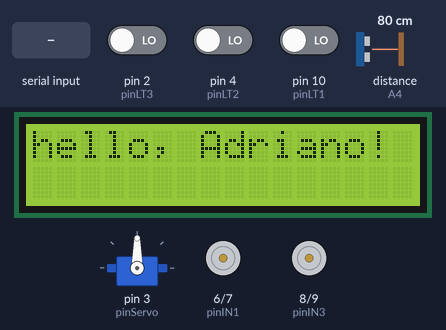
A sketch run on a simulated Arduino Uno, built with avr-gcc and run on an emulated ATmega328P. Parts: 16×2 character LCD, servo, motor-driver pin pairs drawn as motors (green arrow = first pin HIGH = forward, orange = second pin HIGH = backward, longer = more drive, scaled by the enable pin). Wiring (inferred from the names in the program): ultrasonic range finder: trigger A5; echo A4. Inputs (shaded band) come from the test bench; at power-on: distance to the obstacle (sensor on A4) 80 cm, pin 2 (pinLT3) LOW, pin 4 (pinLT2) LOW, pin 10 (pinLT1) LOW. The echo pulse lasts 58.3 µs per cm.

Above: at 1.2 s.
1.3 s: distance to the obstacle (sensor on A4) set to 34 cm
2.8 s: distance to the obstacle (sensor on A4) set to 27 cm
At 3.7 s:
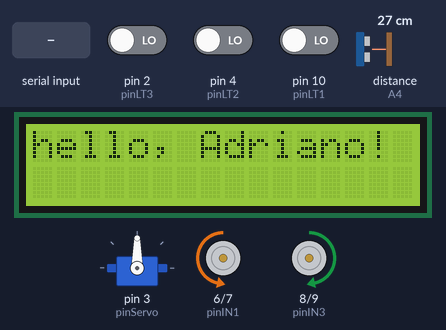
5.4 s: distance to the obstacle (sensor on A4) set to 35 cm
At 5.4 s:
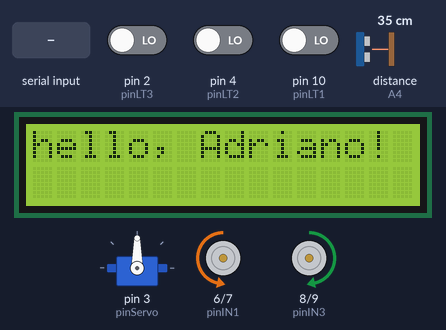
6.9 s: "f" received over Serial
At 7.8 s:
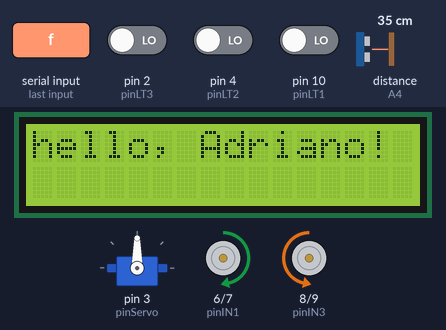
8.5 s: "l" received over Serial
At 8.72 s:
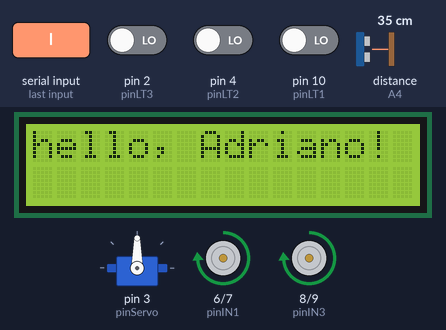
10.3 s: "r" received over Serial
At 10.45 s:
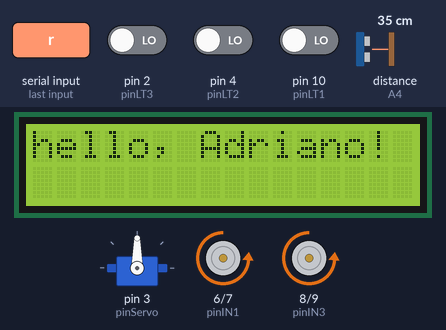
Timing chart, 0 to 13.0 s (numbered marks = the images above; inputs shaded):
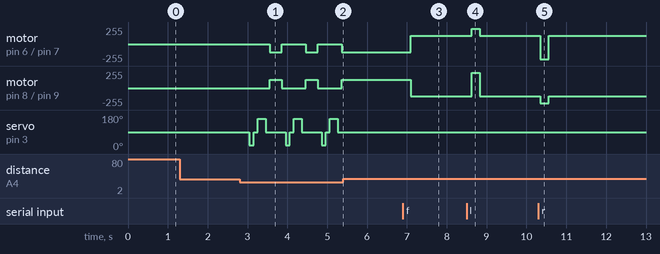

The sketch:

AdrianoRobotCar_v3.ino
```cpp
//LCD library
#include <Wire.h>
#include <LiquidCrystal_I2C.h>

#include <Servo.h>

//Motor variables
//Left
const int pinENB = 11;
const int pinIN3 = 8;
const int pinIN4 = 9;

//Right
const int pinENA = 5;
const int pinIN1 = 6;
const int pinIN2 = 7;

//Speed settings
const int speedDefault = 125, speedMax = 255, speedMin = 0, speedIncrement = 20;
volatile int speedCurrent = speedMin;
const int delayRightLeftTurns = 50;

//Bluetooth variables
char btNew, btCurrent;
const char btValidCommands[] = {'f','l','r','b','s','t','w','k','n'};
int isBT = 0;

//Servo variables
Servo myServo; // create servo object to control servo
int pinServo = 3;
const int servoMinAngle = 20, servoMaxAngle = 160;

//Ultrasonic variables
const int pinEcho = A4;
const int pinTrig = A5;
float tempC = 25. , humidity = .5;
float pingTime;
float speedSound = 0.; //meters per sec
float distance = 0.; //cm
const int minDistance= 30; //cm
int rightDistance = 0, leftDistance = 0, middleDistance = 0;

//Line tracking variables
const int pinLT1 = 10, pinLT2 = 4, pinLT3 = 2;
boolean signalLT1 = digitalRead(pinLT1);
boolean signalLT2 = digitalRead(pinLT2);
boolean signalLT3 = digitalRead(pinLT3);
volatile int isLineTracking = 0;

// initialize the library with the numbers of the interface pins
LiquidCrystal_I2C lcd(0x3F, 2, 1, 0, 4, 5, 6, 7, 3, POSITIVE);
const int lcdRowLength = 16;
const char* message[] = {"Ready", "Set", "GO!!"};
const int sizeOfMessage = sizeof(message)/sizeof(char *);

//Global variables
char currentDirection = 's';
const char validDirections[] = {'f','b','s'};
volatile int isChangeDirection = 0;


void setup() {
  Serial.begin(9600);

    // set up the LCD's number of columns and rows:
  lcd.begin(lcdRowLength, 2);
  // Print a message to the LCD.
  lcd.print("hello, Adriano!");

  myServo.attach(pinServo);
  pinMode(pinEcho, INPUT);
  pinMode(pinTrig, OUTPUT);

  pinMode(pinENB, OUTPUT);
  pinMode(pinIN3, OUTPUT);
  pinMode(pinIN4, OUTPUT);
  pinMode(pinENA, OUTPUT);
  pinMode(pinIN1, OUTPUT);
  pinMode(pinIN2, OUTPUT);

  mStop();
}

void loop() {
  checkObstacle();
  bluetoothRemote();
}

void bluetoothRemote(){
  btNew = Serial.read(); //The Bluetooth serial port to receive the data in the function
  delay(50);

    for(int i=0; i<sizeof(btValidCommands); i++){
      if(btNew == btValidCommands[i]) {
        ChangeDirection(btNew);

        btCurrent = btNew;
        break;
      }
    }

    btCurrent = commandToMotorAction(btCurrent);
}

char commandToMotorAction(char newCommand){

   switch(newCommand){
    case 'f':
      mForward();
      break;
    case 'l':
      mLeft();
      newCommand = currentDirection;
      break;
    case 'r':
      mRight();
      newCommand = currentDirection;
      break;
    case 'b':
      mBack();
      break;
    case 's':
      mStop();
      break;
    case 't':
      mFaster();
      newCommand = currentDirection;
      break;
    case 'w':
      mSlower();
      newCommand = currentDirection;
      break;
    case 'k':
      lineTracker();
      newCommand = currentDirection = 'k';
      break;
    case 'n':
      mStop();
      newCommand = currentDirection = 'f';
      break;
    default:
      break; //do nothing for now
  }

  return newCommand;
}

void ChangeDirection(char newCommand){
  //check if changing direction
  if(newCommand != currentDirection)
  {
    for(int i=0; i<sizeof(validDirections); i++){
      if(newCommand == validDirections[i]) {
        isChangeDirection = 1;
        mStop(); //stop before changing direction
        speedCurrent = speedDefault;
        currentDirection = newCommand;
        break;
      }
    }
  }else{
    mFaster();
    isChangeDirection = 0; }
}

void mForward(){
  if(speedCurrent == speedMin) { speedCurrent = speedDefault;}

  leftForward();
  rightForward();
}

void mLeft(){
  speedCurrent = (int)(speedMax*.9);
  leftBack();
  rightForward();
  delay(delayRightLeftTurns);
  speedCurrent = speedDefault;
}

void mRight(){
  speedCurrent = (int)(speedMax*.9);
  leftForward();
  rightBack();
  delay(delayRightLeftTurns);
  speedCurrent = speedDefault;
}

void mBack(){
  if(speedCurrent == speedMin) { speedCurrent = speedDefault;}

  leftBack();
  rightBack();
}

void mStop(){
  speedCurrent = speedMin;
  leftBrake();
  rightBrake();
}

void mFaster(){
  speedCurrent+=speedIncrement;
  if(speedCurrent>speedMax) {speedCurrent = speedMax;}
}

void mSlower(){
  speedCurrent-=speedIncrement;
  if(speedCurrent < speedMin) {mStop();}
}


float ultraSonicSensorDistance(){
  //tempC = thermistorCelcius();

  //create pulse
  digitalWrite(pinTrig, LOW);
  delayMicroseconds(2);
  digitalWrite(pinTrig, HIGH);
  delayMicroseconds(10);
  digitalWrite(pinTrig, LOW);

  pingTime = pulseIn(pinEcho, HIGH); //time that signal was returned in microseconds

  speedSound = 331.4 + (.606 * tempC) + (.0124 * humidity); //Speed of sound in meters per second
  distance = speedSound * pingTime/2. / pow(10,6) * 100.; //distance in millimeters

  return (int)distance;
}

void checkObstacle()
{
    myServo.write(90);//setservo position according to scaled value
    delay(100);
    middleDistance = ultraSonicSensorDistance();

    #ifdef send
    Serial.print("middleDistance=");
    Serial.println(middleDistance);
    #endif

    if(middleDistance<=minDistance)
    {
      mStop();
      delay(100);
      myServo.write(servoMinAngle);//10°-180°
      delay(100);
      rightDistance = ultraSonicSensorDistance();

      #ifdef send
      Serial.print("rightDistance=");
      Serial.println(rightDistance);
      #endif

      myServo.write(90);
      delay(100);
      myServo.write(servoMaxAngle);
      delay(100);
      leftDistance = ultraSonicSensorDistance();

      #ifdef send
      Serial.print("leftDistance=");
      Serial.println(leftDistance);
      #endif

      delay(100);
      myServo.write(90);
      delay(100);

      if( rightDistance<=minDistance && leftDistance<=minDistance ){
        mBack();
        delay(200);
      }
      else if(rightDistance>leftDistance)
      {
        mRight();
      }
      else if(rightDistance<leftDistance)
      {
        mLeft();
      }
      else
      {
        mForward();
        delay(100);
      }

      checkObstacle();
    }
    //else
    //    mForward();
}

void lineTracker(){
  if(signalLT2){
    mForward();
  }else if(signalLT1){
    mLeft();
    while(signalLT1);
  }else if(signalLT3){
    mRight();
    while(signalLT1);
  }else{
    mForward();
  }
}

void leftBrake(){
  analogWrite(pinENB, speedCurrent);
  digitalWrite(pinIN3, LOW);
  digitalWrite(pinIN4, LOW);
}

void rightBrake(){
  analogWrite(pinENA, speedCurrent);
  digitalWrite(pinIN1, LOW);
  digitalWrite(pinIN2, LOW);
}

void leftForward(){
  analogWrite(pinENB, speedCurrent);
  digitalWrite(pinIN3, LOW);
  digitalWrite(pinIN4, HIGH);
}

void rightForward(){
  analogWrite(pinENA, speedCurrent);
  digitalWrite(pinIN1, HIGH);
  digitalWrite(pinIN2, LOW);
}

void leftBack(){
  analogWrite(pinENB, speedCurrent);
  digitalWrite(pinIN3, HIGH);
  digitalWrite(pinIN4, LOW);
}

void rightBack(){
  analogWrite(pinENA, speedCurrent);
  digitalWrite(pinIN1, LOW);
  digitalWrite(pinIN2, HIGH);
}

void lcdUpdate(uint8_t charStart, uint8_t line, String value){
  int valueLength = value.length();
  //int count = 0;
  String blank = repeatString(" ", valueLength);

  lcd.setCursor(charStart, line);
  lcd.print(blank);
  lcd.setCursor(charStart, line);
  lcd.print(value);
}


String repeatString(String charToRepeat, int repeat){
  String stringValue = "";
  int count = 1;

  do{
    stringValue += charToRepeat;
    count++;
  }while(count<repeat);

  return stringValue;
}

/*
double thermistorCelcius() {
 Vout = analogRead(thermPin);

 A = 1.129148e-03, B = 2.34125e-04, C = .876741e-07;
 R2 = R1static * (1023.0 / Vout - 1.0);
 R2log = log(R2);
 T = (1.0 / (A + B*R2log + C*R2log*R2log*R2log));
 T = T - 273.15;
 return T;
}*/
```

Measured:
- the behaviour switches between 31 and 30 cm on distance to the obstacle (sensor on A4) (found by bisection; images 0 and 1)
- after the input at 1.3 s, every drawn part: stays the same
- after the input at 2.8 s, motor on pin 6 (pinIN1) / pin 7 (pinIN2): alternates backward 125/255 for 0.30 s and stopped for 0.60 s, starting after 0.75 s; motor on pin 8 (pinIN3) / pin 9 (pinIN4): alternates forward 125/255 for 0.30 s and stopped for 0.60 s, starting after 0.75 s
- after the input at 5.4 s, motor on pin 6 (pinIN1) / pin 7 (pinIN2): stays backward 125/255 (without the input it goes to stopped after 0.27 s); motor on pin 8 (pinIN3) / pin 9 (pinIN4): stays forward 125/255 (without the input it goes to stopped after 0.27 s); servo on pin 3 (pinServo): stops changing and stays 90°
- after the input at 6.9 s, motor on pin 6 (pinIN1) / pin 7 (pinIN2): backward 125/255 → forward 125/255 after 0.19 s; motor on pin 8 (pinIN3) / pin 9 (pinIN4): forward 125/255 → backward 125/255 after 0.19 s
- after the input at 8.5 s, motor on pin 6 (pinIN1) / pin 7 (pinIN2): forward 125/255 → forward 229/255 after 0.12 s, → forward 125/255 0.20 s later; motor on pin 8 (pinIN3) / pin 9 (pinIN4): backward 125/255 → forward 229/255 after 0.12 s, → backward 125/255 0.20 s later
- after the input at 10.3 s, motor on pin 6 (pinIN1) / pin 7 (pinIN2): forward 125/255 → backward 229/255 after 0.05 s, → forward 125/255 0.20 s later; motor on pin 8 (pinIN3) / pin 9 (pinIN4): backward 125/255 → backward 229/255 after 0.05 s, → backward 125/255 0.20 s later
